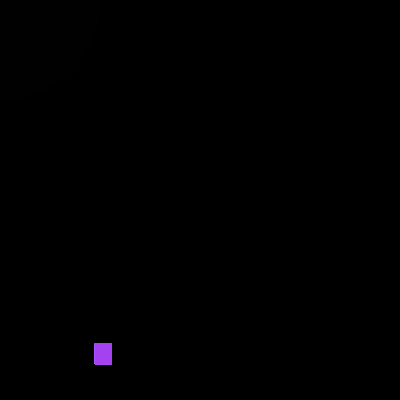
Frame 1 (no input)
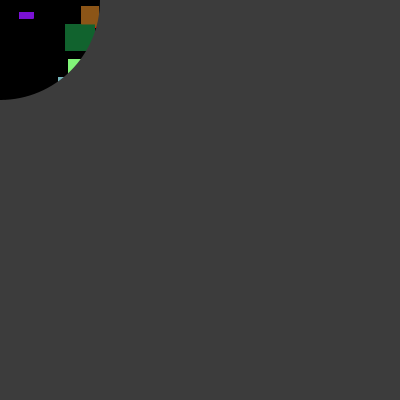
Frame 60 (the mouse pressed at the canvas centre just before this capture)
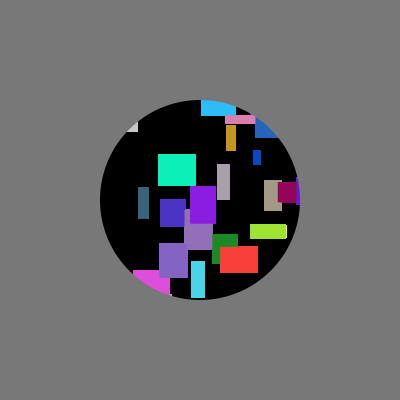
Frame 120 (the mouse held since frame 60 and released just before this capture)

The Processing sketch that drew these frames (run headless with seeded random() and noise(); from frame 60 on, the mouse is pressed at the canvas centre):

// Processing sketch: negativeCircle
// ── negativeCircle.pde
//https://stackoverflow.com/questions/21534545/draw-opposite-of-shape-in-papplet
//https://funprogramming.org/143-Using-PGraphics-as-layers-in-Processing.html
PGraphics mask, filler;
int x;

void setup() {
  size(400, 400);

  // initial bg color, the white circle...
  background(255);

  //init both PGraphics
  mask = createGraphics(width, height);
  filler = createGraphics(width, height);

  // draw a circle as a mask
  mask.beginDraw();
  mask.background(255);
  mask.noStroke();
  mask.fill(0);
  mask.ellipse(mouseX, mouseY, 200, 200);
  mask.endDraw();
}

void draw() {

  // a changing bg 
  x = (x+1)%255;
  background(x);

  //dynamiaclly draw random rects
  filler.beginDraw();
  filler.noStroke();
  filler.fill(random(255), random(255), random(255));
  filler.rect(random(width), random(height), random(5, 40), random(5, 40));
  filler.endDraw();

  // get an imge out ofthis...
  PImage temp = filler.get();

  //mask image
  temp.mask(mask);
circleMask();
  //dispay it
  image(temp, 0, 0);
}
void circleMask() {
  mask.beginDraw();
  mask.background(0);
  mask.noStroke();
  mask.fill(255);
  mask.ellipse(mouseX, mouseY, 200, 200);
  mask.endDraw();
}
/*
void mousePressed(){
 
 mask.beginDraw();
 mask.background(0);
 mask.noStroke();
 mask.fill(255);
 mask.ellipse(mouseX, mouseY, 200, 200);
 mask.endDraw();
 }
 
 void mouseReleased(){
 
 mask.beginDraw();
 mask.background(255);
 mask.noStroke();
 mask.fill(0);
 mask.ellipse(mouseX, mouseY, 200, 200);
 mask.endDraw();
 }*/
